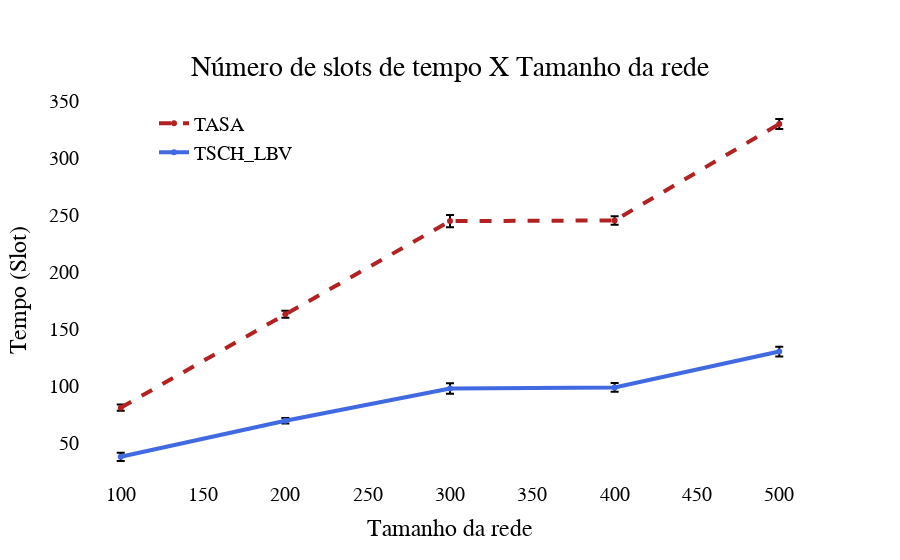

The code cell stored with this chart in its notebook:
### Code cell
import plotly.graph_objects as go

 
x = [100,200,300,400,500]
y_TASA = [81.4,163.4,245.0,245.6,330.2] 
Y_TSCH_LBV = [38.3,69.9,98.2,99.1,130.6
]  

fig = go.Figure()

fig.add_trace(go.Scatter(x=x, y=y_TASA,
                    line = dict(color='firebrick', width=4, dash='dash'),
                    name='TASA',  error_y=dict(type='data',color="black", array=[ 2.764401715239235, 3.038746921384091, 5.406087602442425, 3.758177733939073, 4.355264550779013


])))
fig.add_trace(go.Scatter(x=x, y=Y_TSCH_LBV,
                    line = dict(color='royalblue', width=4), name='TSCH_LBV', error_y=dict(type='data',color ="Black", array=[ 3.6639497848524405,2.4422451932047307,4.658066693673158,3.836785716358395,4.254887178572965


])))
fig.update_layout( 
        font=dict(
        family="Arial",
        size=20,
        color="Black"
    ),
    title={
        'text': "Número de slots de tempo X Tamanho da rede",
        'y':0.9,
        'x':0.5,
        'xanchor': 'center',
        'yanchor': 'top'},  
                   xaxis_title='Tamanho da rede', 
                   yaxis_title='Tempo (Slot)', 
                    paper_bgcolor = 'rgba(0,0,0,0)', 
                    plot_bgcolor = 'rgba(0,0,0,0)'
                    )  
fig.update_layout(legend=dict(
    yanchor="top",
    y=0.99,
    xanchor="left",
    x=0.1
))    
fig.show()

### Figure 1 — Plotly figure (JSON) as saved in the notebook; plotly's stock layout.template omitted (floating-point values rounded to 4 significant figures)
{"data": [{"error_y": {"array": [2.764, 3.039, 5.406, 3.758, 4.355], "color": "black", "type": "data"}, "line": {"color": "firebrick", "dash": "dash", "width": 4}, "name": "TASA", "type": "scatter", "x": [100, 200, 300, 400, 500], "y": [81.4, 163.4, 245, 245.6, 330.2]}, {"error_y": {"array": [3.664, 2.442, 4.658, 3.837, 4.255], "color": "Black", "type": "data"}, "line": {"color": "royalblue", "width": 4}, "name": "TSCH_LBV", "type": "scatter", "x": [100, 200, 300, 400, 500], "y": [38.3, 69.9, 98.2, 99.1, 130.6]}], "layout": {"font": {"color": "Black", "family": "Arial", "size": 20}, "legend": {"x": 0.1, "xanchor": "left", "y": 0.99, "yanchor": "top"}, "paper_bgcolor": "rgba(0,0,0,0)", "plot_bgcolor": "rgba(0,0,0,0)", "title": {"text": "Número de slots de tempo X Tamanho da rede", "x": 0.5, "xanchor": "center", "y": 0.9, "yanchor": "top"}, "xaxis": {"title": {"text": "Tamanho da rede"}}, "yaxis": {"title": {"text": "Tempo (Slot)"}}}}
